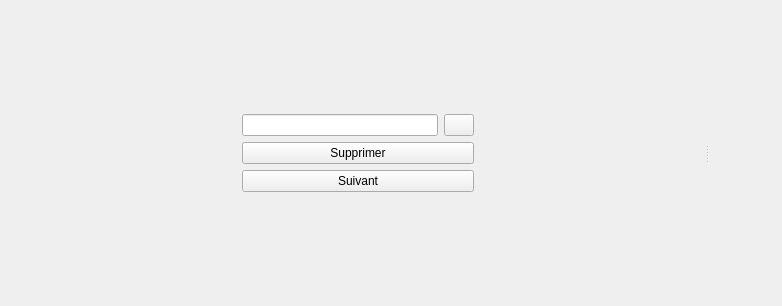
<?xml version="1.0" encoding="UTF-8"?>
<ui version="4.0">
 <class>TurnMenu</class>
 <widget class="QWidget" name="TurnMenu">
  <property name="geometry">
   <rect>
    <x>0</x>
    <y>0</y>
    <width>782</width>
    <height>306</height>
   </rect>
  </property>
  <property name="baseSize">
   <size>
    <width>0</width>
    <height>110</height>
   </size>
  </property>
  <property name="windowTitle">
   <string>Form</string>
  </property>
  <layout class="QVBoxLayout" name="verticalLayout_3">
   <item>
    <widget class="QSplitter" name="splitter">
     <property name="orientation">
      <enum>Qt::Horizontal</enum>
     </property>
     <widget class="QWidget" name="">
      <layout class="QHBoxLayout" name="horizontalLayout_2">
       <item>
        <spacer name="horizontalSpacer_2">
         <property name="orientation">
          <enum>Qt::Horizontal</enum>
         </property>
         <property name="sizeHint" stdset="0">
          <size>
           <width>40</width>
           <height>20</height>
          </size>
         </property>
        </spacer>
       </item>
       <item>
        <layout class="QVBoxLayout" name="verticalLayout">
         <item>
          <spacer name="verticalSpacer">
           <property name="orientation">
            <enum>Qt::Vertical</enum>
           </property>
           <property name="sizeHint" stdset="0">
            <size>
             <width>20</width>
             <height>40</height>
            </size>
           </property>
          </spacer>
         </item>
         <item>
          <layout class="QHBoxLayout" name="horizontalLayout" stretch="5,1">
           <item>
            <widget class="QLineEdit" name="addItemEdit">
             <property name="maximumSize">
              <size>
               <width>16777215</width>
               <height>25</height>
              </size>
             </property>
            </widget>
           </item>
           <item>
            <widget class="QPushButton" name="addButton">
             <property name="minimumSize">
              <size>
               <width>5</width>
               <height>0</height>
              </size>
             </property>
             <property name="maximumSize">
              <size>
               <width>30</width>
               <height>16777215</height>
              </size>
             </property>
             <property name="text">
              <string/>
             </property>
            </widget>
           </item>
          </layout>
         </item>
         <item>
          <widget class="QPushButton" name="deleteButton">
           <property name="text">
            <string>Supprimer</string>
           </property>
          </widget>
         </item>
         <item>
          <widget class="QPushButton" name="nextButton">
           <property name="maximumSize">
            <size>
             <width>16777215</width>
             <height>16777215</height>
            </size>
           </property>
           <property name="text">
            <string>Suivant</string>
           </property>
          </widget>
         </item>
         <item>
          <spacer name="verticalSpacer_2">
           <property name="orientation">
            <enum>Qt::Vertical</enum>
           </property>
           <property name="sizeHint" stdset="0">
            <size>
             <width>20</width>
             <height>40</height>
            </size>
           </property>
          </spacer>
         </item>
        </layout>
       </item>
       <item>
        <spacer name="horizontalSpacer">
         <property name="orientation">
          <enum>Qt::Horizontal</enum>
         </property>
         <property name="sizeHint" stdset="0">
          <size>
           <width>40</width>
           <height>20</height>
          </size>
         </property>
        </spacer>
       </item>
      </layout>
     </widget>
     <widget class="QWidget" name="">
      <layout class="QVBoxLayout" name="verticalLayout_2">
       <item>
        <spacer name="verticalSpacer_3">
         <property name="orientation">
          <enum>Qt::Vertical</enum>
         </property>
         <property name="sizeHint" stdset="0">
          <size>
           <width>20</width>
           <height>40</height>
          </size>
         </property>
        </spacer>
       </item>
       <item>
        <layout class="QHBoxLayout" name="listLayout"/>
       </item>
       <item>
        <spacer name="verticalSpacer_4">
         <property name="orientation">
          <enum>Qt::Vertical</enum>
         </property>
         <property name="sizeHint" stdset="0">
          <size>
           <width>20</width>
           <height>40</height>
          </size>
         </property>
        </spacer>
       </item>
      </layout>
     </widget>
    </widget>
   </item>
  </layout>
 </widget>
 <resources/>
 <connections/>
</ui>
